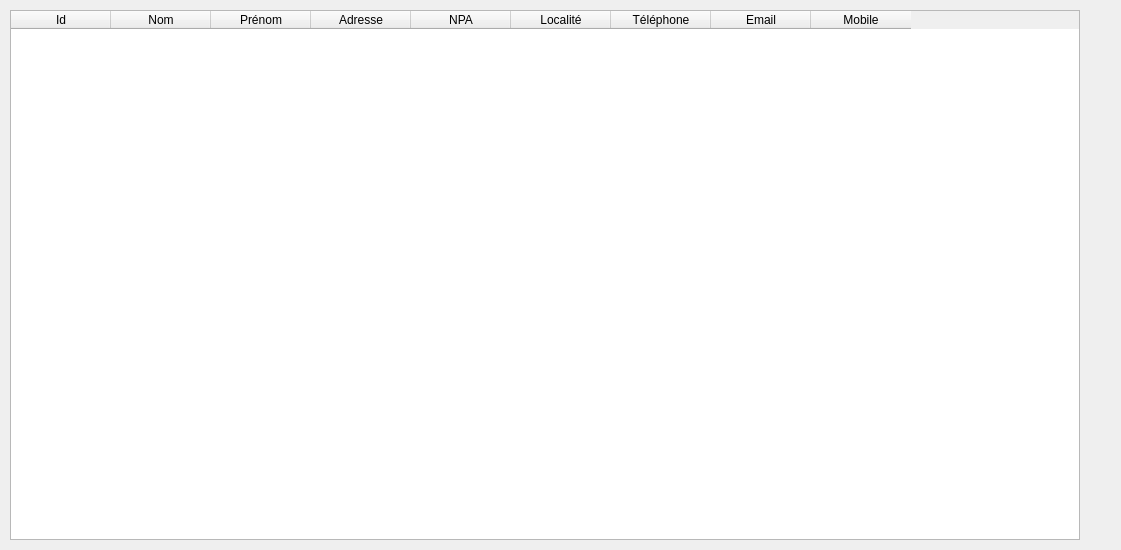
<?xml version="1.0" encoding="UTF-8"?>
<ui version="4.0">
 <class>Customers</class>
 <widget class="QMainWindow" name="Customers">
  <property name="geometry">
   <rect>
    <x>0</x>
    <y>0</y>
    <width>1121</width>
    <height>550</height>
   </rect>
  </property>
  <property name="windowTitle">
   <string>Customers</string>
  </property>
  <widget class="QWidget" name="centralwidget">
   <widget class="QTableWidget" name="tableCustomers">
    <property name="geometry">
     <rect>
      <x>10</x>
      <y>10</y>
      <width>1070</width>
      <height>530</height>
     </rect>
    </property>
    <property name="locale">
     <locale language="French" country="Switzerland"/>
    </property>
    <column>
     <property name="text">
      <string>Id</string>
     </property>
    </column>
    <column>
     <property name="text">
      <string>Nom</string>
     </property>
    </column>
    <column>
     <property name="text">
      <string>Prénom</string>
     </property>
    </column>
    <column>
     <property name="text">
      <string>Adresse</string>
     </property>
    </column>
    <column>
     <property name="text">
      <string>NPA</string>
     </property>
    </column>
    <column>
     <property name="text">
      <string>Localité</string>
     </property>
    </column>
    <column>
     <property name="text">
      <string>Téléphone</string>
     </property>
    </column>
    <column>
     <property name="text">
      <string>Email</string>
     </property>
    </column>
    <column>
     <property name="text">
      <string>Mobile</string>
     </property>
    </column>
   </widget>
  </widget>
 </widget>
 <resources/>
 <connections/>
</ui>
